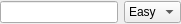
<?xml version="1.0" encoding="UTF-8"?>
<ui version="4.0">
 <class>AINameWidget</class>
 <widget class="QWidget" name="AINameWidget">
  <property name="geometry">
   <rect>
    <x>0</x>
    <y>0</y>
    <width>181</width>
    <height>24</height>
   </rect>
  </property>
  <property name="focusPolicy">
   <enum>Qt::StrongFocus</enum>
  </property>
  <property name="windowTitle">
   <string notr="true"/>
  </property>
  <layout class="QHBoxLayout" name="horizontalLayout" stretch="1,0">
   <property name="margin">
    <number>0</number>
   </property>
   <item>
    <widget class="QLineEdit" name="nameEdit">
     <property name="maxLength">
      <number>50</number>
     </property>
    </widget>
   </item>
   <item>
    <widget class="QComboBox" name="typeCombo">
     <property name="toolTip">
      <string>Strength of the AI Player</string>
     </property>
     <item>
      <property name="text">
       <string>Easy</string>
      </property>
     </item>
     <item>
      <property name="text">
       <string>Hard</string>
      </property>
     </item>
    </widget>
   </item>
  </layout>
 </widget>
 <tabstops>
  <tabstop>nameEdit</tabstop>
  <tabstop>typeCombo</tabstop>
 </tabstops>
 <resources/>
 <connections/>
</ui>
